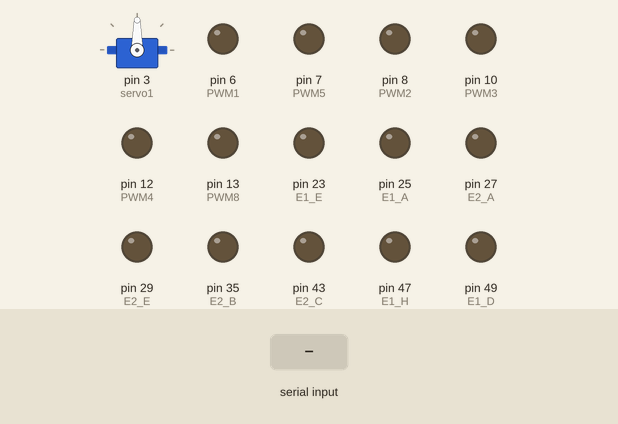
Simulated run of this sketch. Board: Arduino Mega 2560, built with avr-gcc and run on an emulated ATmega2560. Shown: servo, output pins drawn as LEDs (lit = HIGH). The inputs (shaded band) are chosen by the test bench. What the sketch prints to the serial monitor is not drawn.

Above: at 1.2 s.
1.3 s: "S90\n" received over the second serial link
At 2.1 s:
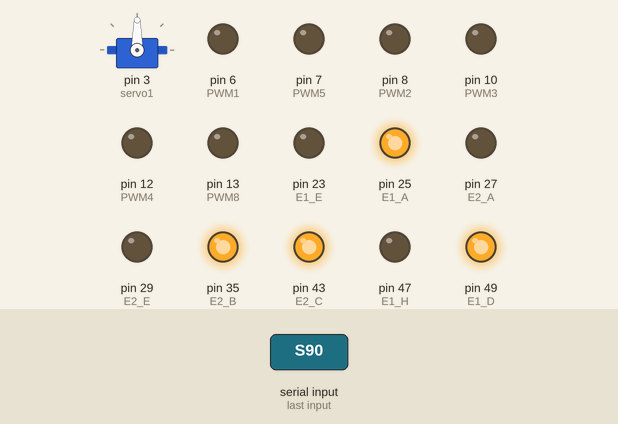
2.8 s: "S,45\n" received over the second serial link
At 3.2 s:
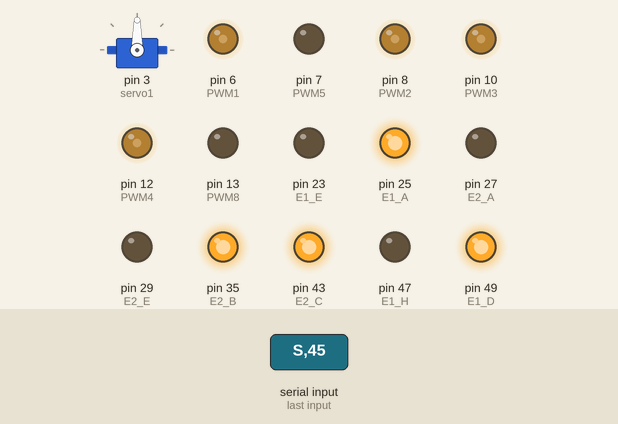
4.3 s: "D90\n" received over the second serial link
At 5.5 s:
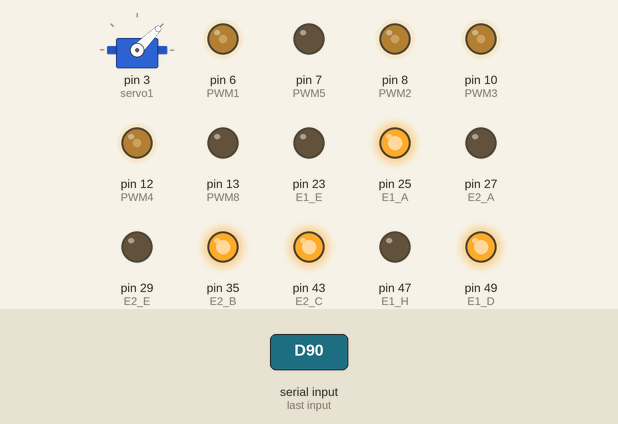
5.8 s: "P90\n" received over the second serial link
At 6.7 s:
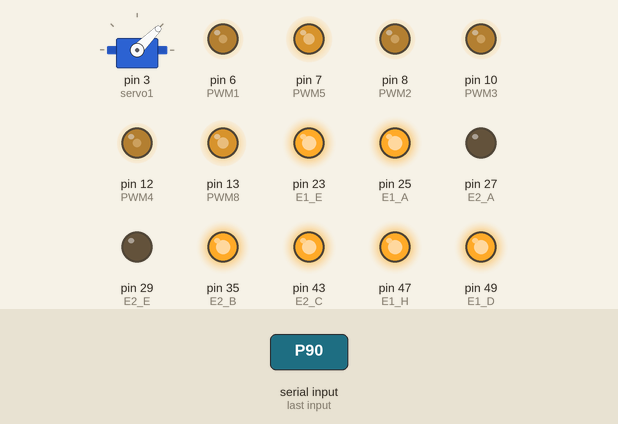
7.3 s: "D,45\n" received over the second serial link
At 7.8 s:
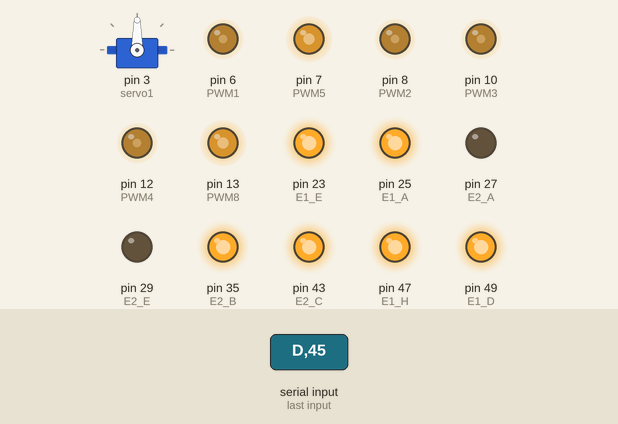
8.8 s: "P,45\n" received over the second serial link
At 10.2 s:
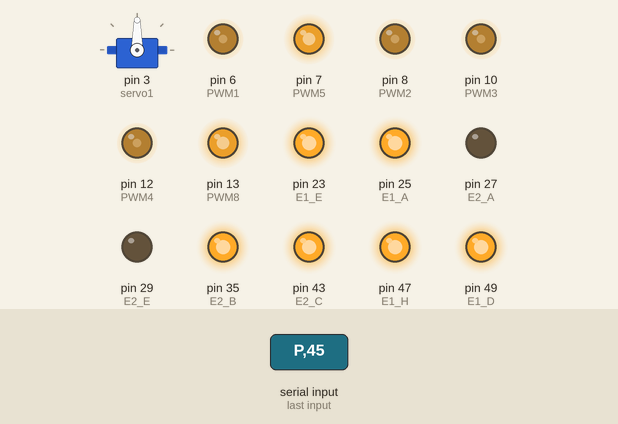
Timing chart, 0 to 11.3 s (numbered marks = the images above; inputs shaded):
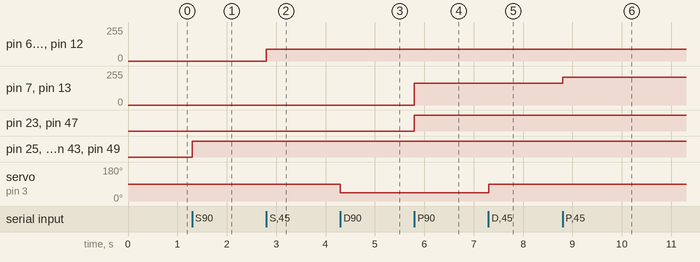

The sketch:

Rxd_new_.ino
```cpp
#include <Servo.h>

Servo servo1;

#define E1_A 25
#define E2_A 27
#define E1_B 33
#define E2_B 35
#define E1_C 41
#define E2_C 43
#define E1_D 49
#define E2_D 51
#define E1_E 23
#define E2_E 29
#define E1_F 31
#define E2_F 37
#define E1_G 39
#define E2_G 45
#define E1_H 47
#define E2_H 53

#define PWM1 6
#define PWM2 8
#define PWM3 10
#define PWM4 12
#define PWM5 7
#define PWM6 9
#define PWM7 11
#define PWM8 13

//#define E_485 3

//long previousMillis = 0;
//long interval = 1000; //定时时间

int V_Updown = 0;
int V_Turn = 0;
int V_Goback = 0;
int V_Leftright = 0;
int V_Duoji = 0;

int speed_1_Val = 0;
int speed_2_Val = 0;
int speed_3_Val = 0;
int speed_4_Val = 0;
int speed_5_Val = 0;
int speed_6_Val = 0;
int speed_7_Val = 0;
int speed_8_Val = 0;

void Moto_out_1(unsigned int speed_m)
{
  digitalWrite (E1_A,1);
  digitalWrite (E2_A,0);
  analogWrite (PWM1,speed_m);
}

void Moto_out_2(unsigned int speed_m)
{
  digitalWrite (E1_B,0);
  digitalWrite (E2_B,1);
  analogWrite (PWM2,speed_m);
}

void Moto_out_3(unsigned int speed_m)
{
  digitalWrite (E1_C,0);
  digitalWrite (E2_C,1);
  analogWrite (PWM3,speed_m);
}

void Moto_out_4(unsigned int speed_m)
{
  digitalWrite (E1_D,1);
  digitalWrite (E2_D,0);
  analogWrite (PWM4,speed_m);
}

void Moto_out_5(unsigned int speed_m)
{
  digitalWrite (E1_E,1);
  digitalWrite (E2_E,0);
  analogWrite (PWM5,speed_m);
}

void Moto_out_6(unsigned int speed_m)
{
  digitalWrite (E1_F,1);
  digitalWrite (E2_F,0);
  analogWrite (PWM6,speed_m);
}

void Moto_out_7(unsigned int speed_m)
{
  digitalWrite (E1_G,1);
  digitalWrite (E2_G,0);
  analogWrite (PWM7,speed_m);
}

void Moto_out_8(unsigned int speed_m)
{
  digitalWrite (E1_H,1);
  digitalWrite (E2_H,0);
  analogWrite (PWM8,speed_m);
}

void setup()
{
  Serial.begin(9600);//设置波特率
  Serial1.begin(9600);

  servo1.attach(3);

  pinMode(E1_A,OUTPUT);
  pinMode(E2_A,OUTPUT);
  pinMode(E1_B,OUTPUT);
  pinMode(E2_B,OUTPUT);
  pinMode(E1_C,OUTPUT);
  pinMode(E2_C,OUTPUT);
  pinMode(E1_D,OUTPUT);
  pinMode(E2_D,OUTPUT);
  pinMode(E1_E,OUTPUT);
  pinMode(E2_E,OUTPUT);
  pinMode(E1_F,OUTPUT);
  pinMode(E2_F,OUTPUT);
  pinMode(E1_G,OUTPUT);
  pinMode(E2_G,OUTPUT);
  pinMode(E1_H,OUTPUT);
  pinMode(E2_H,OUTPUT);

//  pinMode(E_485,OUTPUT);


//  pinMode(PWM1,OUTPUT);
//  pinMode(PWM2,OUTPUT);
//  pinMode(PWM3,OUTPUT);
//  pinMode(PWM4,OUTPUT);
}
void loop()
{
    int flag = 0;
    static int v = 0;
//    unsigned long currentMillis = millis();
//    digitalWrite(E_485,LOW);
    if(Serial1.available())
	{
		char ch = Serial1.read();//读取串口数据
		switch(ch)
		{
			case'0'...'9':v = v*10+ch-'0';//字符换成合适进制
					break;
                        case'S':V_Updown=v;
                                        flag=1;
                                        v=0;
                                       break;
                        case'P':V_Turn=v-255;
                                        flag=2;
                                        v=0;
                                       break;
                        case'F':V_Goback=v-255;
                                        flag=3;
                                        v=0;
                                       break;
                        case'H':V_Leftright=v-255;
                                        flag=4;
                                        v=0;
                                       break;
                        case'D':V_Duoji=v;
                                        flag=5;
                                        v=0;
                                        break;

		}
	}

        if(flag==1)
        {
            if(V_Updown<90&V_Updown>10)
              V_Updown=90;
            if(V_Updown<=10)
              V_Updown=0;
            Serial.print(V_Updown);Serial.print("\t");
            Moto_out_1(V_Updown);
            Moto_out_2(V_Updown);
            Moto_out_3(V_Updown);
            Moto_out_4(V_Updown);
        }

        if(flag==2)
        {
            Serial.print(V_Turn);Serial.print("\t");
            if(V_Turn>=0)
            {
                if(V_Turn<90&V_Turn>10)
                  V_Turn=90;
                if(V_Turn<=10)
                  V_Turn=0;
                speed_6_Val = V_Turn;
                speed_7_Val = V_Turn;
                Moto_out_6(speed_6_Val);
                Moto_out_7(speed_7_Val);
            }
            else
            {
                if(V_Turn>-90&V_Turn<-10)
                  V_Turn=-90;
                if(V_Turn>=-10)
                  V_Turn=0;
                speed_5_Val = -V_Turn;
                speed_8_Val = -V_Turn;
                Moto_out_5(speed_5_Val);
                Moto_out_8(speed_8_Val);
            }
        }
        if(flag==3)
        {
            Serial.print(V_Goback);Serial.print("\t");
            if(V_Goback>=0)
            {
                if(V_Goback<90&V_Goback>10)
                  V_Goback=90;
                if(V_Goback<=10)
                  V_Goback=0;
                if(V_Goback>=V_Leftright&V_Goback>=-V_Leftright)
                {
                    speed_5_Val = V_Goback;
                    speed_6_Val = V_Goback;
                    Moto_out_5(speed_5_Val);
                    Moto_out_6(speed_6_Val);
                }
            }
            else
            {
                if(V_Goback>-90&V_Goback<-10)
                  V_Goback=-90;
                if(V_Goback>=-10)
                  V_Goback=0;
                if(-V_Goback>=V_Leftright&-V_Goback>=-V_Leftright)
                {
                    speed_7_Val = -V_Goback;
                    speed_8_Val = -V_Goback;
                    Moto_out_7(speed_7_Val);
                    Moto_out_8(speed_8_Val);
                }
            }
        }

        if(flag==4)
        {
            Serial.print(V_Leftright);Serial.print("\t");
            if(V_Leftright>=0)
            {
                if(V_Leftright<90&V_Leftright>10)
                  V_Leftright=90;
                if(V_Leftright<=10)
                  V_Leftright=0;
                if(V_Leftright>V_Goback&V_Leftright>-V_Goback)
                {
                    speed_6_Val = V_Leftright;
                    speed_8_Val = V_Leftright;
                    Moto_out_6(speed_6_Val);
                    Moto_out_8(speed_8_Val);
                }
            }
            else
            {
                if(V_Leftright>-90&V_Leftright<-10)
                  V_Leftright=-90;
                if(V_Leftright>=-10)
                  V_Leftright=0;
                if(-V_Leftright>V_Goback&-V_Leftright>-V_Goback)
                {
                    speed_5_Val = -V_Leftright;
                    speed_7_Val = -V_Leftright;
                    Moto_out_5(speed_5_Val);
                    Moto_out_7(speed_7_Val);
                }
            }
        }

        if(flag==5)
        {
           Serial.println(V_Duoji);
           servo1.write(V_Duoji);
        }

//  if(currentMillis - previousMillis > interval)
//    {
//      previousMillis = currentMillis;
//       V_POWER=(analogRead(POWER)-680)*1.35;
//    if(V_POWER>=99){V_POWER=99;}
//       Serial.print(V_POWER);
//       Serial.print('V');
//    }
//      Serial.flush();
}
```

Measured:
- after the input at 1.3 s, pin 25 (E1_A), pin 35 (E2_B), pin 43 (E2_C), pin 49 (E1_D): LOW → HIGH at once
- after the input at 2.8 s, pin 6 (PWM1), pin 8 (PWM2), pin 10 (PWM3), pin 12 (PWM4): 0/255 → 90/255 at once
- after the input at 4.3 s, servo on pin 3 (servo1): 90° → 45° at once
- after the input at 5.8 s, pin 7 (PWM5), pin 13 (PWM8): 0/255 → 165/255 at once; pin 23 (E1_E), pin 47 (E1_H): LOW → HIGH at once
- after the input at 7.3 s, servo on pin 3 (servo1): 45° → 90° at once
- after the input at 8.8 s, pin 7 (PWM5), pin 13 (PWM8): 165/255 → 210/255 at once
